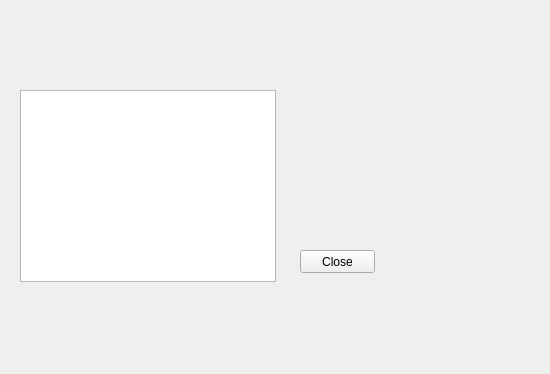
<?xml version="1.0" encoding="UTF-8"?>
<ui version="4.0">
 <class>SentSMS</class>
 <widget class="QWidget" name="SentSMS">
  <property name="geometry">
   <rect>
    <x>0</x>
    <y>0</y>
    <width>550</width>
    <height>374</height>
   </rect>
  </property>
  <property name="windowTitle">
   <string>Form</string>
  </property>
  <widget class="QPushButton" name="btn_close">
   <property name="geometry">
    <rect>
     <x>300</x>
     <y>250</y>
     <width>75</width>
     <height>23</height>
    </rect>
   </property>
   <property name="text">
    <string>Close</string>
   </property>
  </widget>
  <widget class="QTableWidget" name="tableWidget">
   <property name="geometry">
    <rect>
     <x>20</x>
     <y>90</y>
     <width>256</width>
     <height>192</height>
    </rect>
   </property>
  </widget>
 </widget>
 <resources/>
 <connections/>
</ui>
